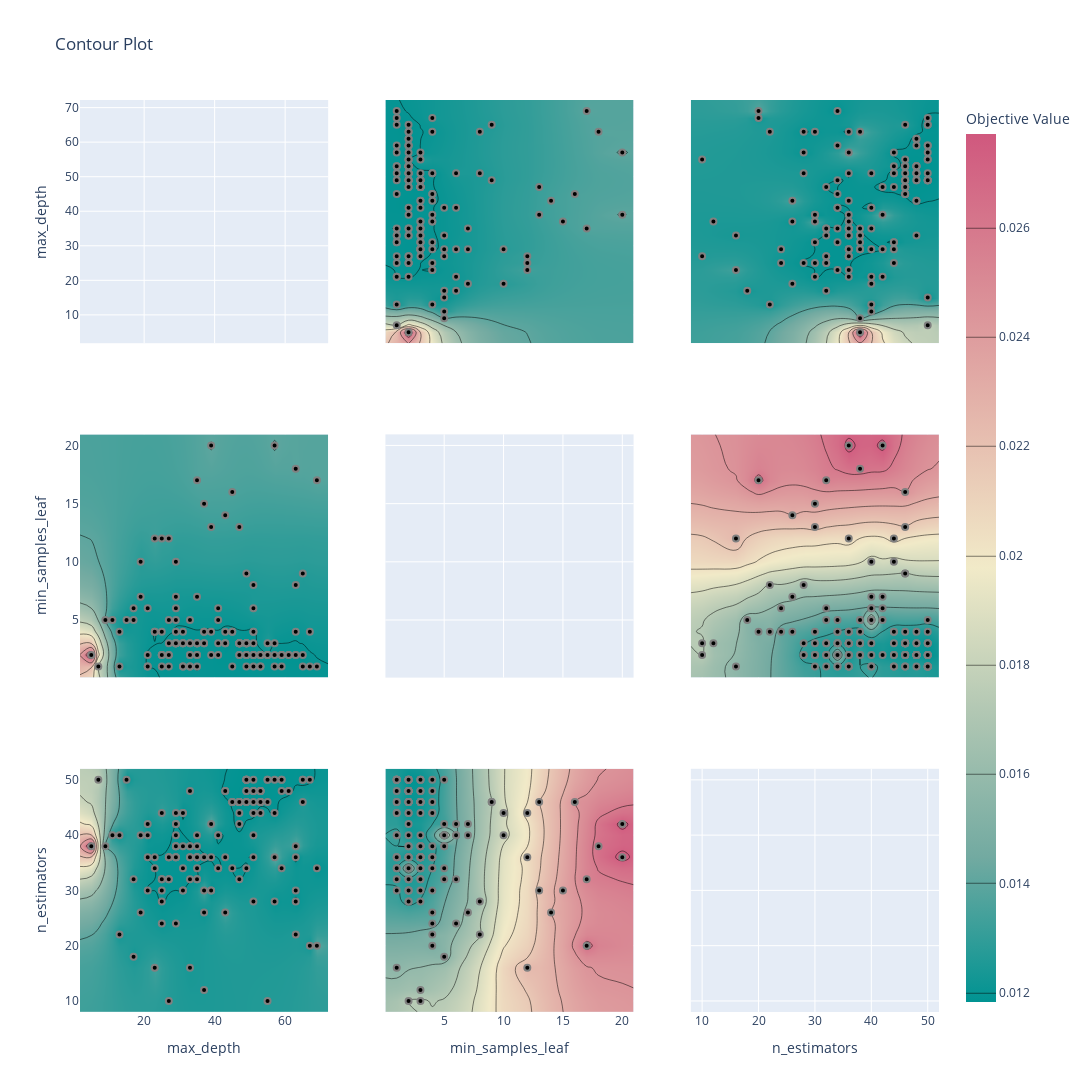

The cell this chart's notebook holds for it:
### Code cell
fig = vis.plot_contour(study, params=['max_depth', 'min_samples_leaf', 'n_estimators'])
fig.update_layout({"width":1200, "height":1200})
def update_colorscale(trace):
    try:
        trace["colorscale"]= "Tealrose"
        trace["reversescale"]= False
    except:
        pass
fig.for_each_trace(update_colorscale)

### Figure 1 — Plotly figure (JSON) as saved in the notebook; plotly's stock layout.template omitted (floating-point values rounded to 4 significant figures; data arrays with more than 128 entries replaced by an {"elided": "..."} marker saying what was removed)
{"data": [{"type": "scatter", "xaxis": "x", "yaxis": "y"}, {"colorbar": {"title": {"text": "Objective Value"}}, "colorscale": [[0, "rgb(0, 147, 146)"], [0.1667, "rgb(114, 170, 161)"], [0.3333, "rgb(177, 199, 179)"], [0.5, "rgb(241, 234, 200)"], [0.6667, "rgb(229, 185, 173)"], [0.8333, "rgb(217, 137, 148)"], [1, "rgb(208, 88, 126)"]], "connectgaps": true, "contours": {"coloring": "heatmap"}, "hoverinfo": "none", "line": {"smoothing": 1.3}, "reversescale": false, "showscale": true, "type": "contour", "x": [1.8, 5, 7, 9, 11, 13, 15, 17, 19, 21, 23, 25, 27, 29, 31, 33, 35, 37, 39, 41, 43, 45, 47, 49, 51, 53, 55, 57, 59, 61, 63, 65, 67, 69, 72.2], "xaxis": "x4", "y": [0.05, 1, 2, 3, 4, 5, 6, 7, 8, 9, 10, 12, 13, 14, 15, 16, 17, 18, 20, 20.95], "yaxis": "y4", "z": {"elided": "20x35 float values"}}, {"marker": {"color": "black", "line": {"color": "Gray", "width": 2}}, "mode": "markers", "name": "Feasible Trial", "showlegend": false, "type": "scatter", "x": {"elided": "150 int values"}, "xaxis": "x4", "y": {"elided": "150 int values"}, "yaxis": "y4"}, {"colorbar": {"title": {"text": "Objective Value"}}, "colorscale": [[0, "rgb(0, 147, 146)"], [0.1667, "rgb(114, 170, 161)"], [0.3333, "rgb(177, 199, 179)"], [0.5, "rgb(241, 234, 200)"], [0.6667, "rgb(229, 185, 173)"], [0.8333, "rgb(217, 137, 148)"], [1, "rgb(208, 88, 126)"]], "connectgaps": true, "contours": {"coloring": "heatmap"}, "hoverinfo": "none", "line": {"smoothing": 1.3}, "reversescale": false, "showscale": false, "type": "contour", "x": [1.8, 5, 7, 9, 11, 13, 15, 17, 19, 21, 23, 25, 27, 29, 31, 33, 35, 37, 39, 41, 43, 45, 47, 49, 51, 53, 55, 57, 59, 61, 63, 65, 67, 69, 72.2], "xaxis": "x7", "y": [8, 10, 12, 16, 18, 20, 22, 24, 26, 28, 30, 32, 34, 36, 38, 40, 42, 44, 46, 48, 50, 52], "yaxis": "y7", "z": {"elided": "22x35 float values"}}, {"marker": {"color": "black", "line": {"color": "Gray", "width": 2}}, "mode": "markers", "name": "Feasible Trial", "showlegend": false, "type": "scatter", "x": {"elided": "150 int values"}, "xaxis": "x7", "y": {"elided": "150 int values"}, "yaxis": "y7"}, {"colorbar": {"title": {"text": "Objective Value"}}, "colorscale": [[0, "rgb(0, 147, 146)"], [0.1667, "rgb(114, 170, 161)"], [0.3333, "rgb(177, 199, 179)"], [0.5, "rgb(241, 234, 200)"], [0.6667, "rgb(229, 185, 173)"], [0.8333, "rgb(217, 137, 148)"], [1, "rgb(208, 88, 126)"]], "connectgaps": true, "contours": {"coloring": "heatmap"}, "hoverinfo": "none", "line": {"smoothing": 1.3}, "reversescale": false, "showscale": false, "type": "contour", "x": [0.05, 1, 2, 3, 4, 5, 6, 7, 8, 9, 10, 12, 13, 14, 15, 16, 17, 18, 20, 20.95], "xaxis": "x2", "y": [1.8, 5, 7, 9, 11, 13, 15, 17, 19, 21, 23, 25, 27, 29, 31, 33, 35, 37, 39, 41, 43, 45, 47, 49, 51, 53, 55, 57, 59, 61, 63, 65, 67, 69, 72.2], "yaxis": "y2", "z": {"elided": "35x20 float values"}}, {"marker": {"color": "black", "line": {"color": "Gray", "width": 2}}, "mode": "markers", "name": "Feasible Trial", "showlegend": false, "type": "scatter", "x": {"elided": "150 int values"}, "xaxis": "x2", "y": {"elided": "150 int values"}, "yaxis": "y2"}, {"type": "scatter", "xaxis": "x5", "yaxis": "y5"}, {"colorbar": {"title": {"text": "Objective Value"}}, "colorscale": [[0, "rgb(0, 147, 146)"], [0.1667, "rgb(114, 170, 161)"], [0.3333, "rgb(177, 199, 179)"], [0.5, "rgb(241, 234, 200)"], [0.6667, "rgb(229, 185, 173)"], [0.8333, "rgb(217, 137, 148)"], [1, "rgb(208, 88, 126)"]], "connectgaps": true, "contours": {"coloring": "heatmap"}, "hoverinfo": "none", "line": {"smoothing": 1.3}, "reversescale": false, "showscale": false, "type": "contour", "x": [0.05, 1, 2, 3, 4, 5, 6, 7, 8, 9, 10, 12, 13, 14, 15, 16, 17, 18, 20, 20.95], "xaxis": "x8", "y": [8, 10, 12, 16, 18, 20, 22, 24, 26, 28, 30, 32, 34, 36, 38, 40, 42, 44, 46, 48, 50, 52], "yaxis": "y8", "z": {"elided": "22x20 float values"}}, {"marker": {"color": "black", "line": {"color": "Gray", "width": 2}}, "mode": "markers", "name": "Feasible Trial", "showlegend": false, "type": "scatter", "x": {"elided": "150 int values"}, "xaxis": "x8", "y": {"elided": "150 int values"}, "yaxis": "y8"}, {"colorbar": {"title": {"text": "Objective Value"}}, "colorscale": [[0, "rgb(0, 147, 146)"], [0.1667, "rgb(114, 170, 161)"], [0.3333, "rgb(177, 199, 179)"], [0.5, "rgb(241, 234, 200)"], [0.6667, "rgb(229, 185, 173)"], [0.8333, "rgb(217, 137, 148)"], [1, "rgb(208, 88, 126)"]], "connectgaps": true, "contours": {"coloring": "heatmap"}, "hoverinfo": "none", "line": {"smoothing": 1.3}, "reversescale": false, "showscale": false, "type": "contour", "x": [8, 10, 12, 16, 18, 20, 22, 24, 26, 28, 30, 32, 34, 36, 38, 40, 42, 44, 46, 48, 50, 52], "xaxis": "x3", "y": [1.8, 5, 7, 9, 11, 13, 15, 17, 19, 21, 23, 25, 27, 29, 31, 33, 35, 37, 39, 41, 43, 45, 47, 49, 51, 53, 55, 57, 59, 61, 63, 65, 67, 69, 72.2], "yaxis": "y3", "z": {"elided": "35x22 float values"}}, {"marker": {"color": "black", "line": {"color": "Gray", "width": 2}}, "mode": "markers", "name": "Feasible Trial", "showlegend": false, "type": "scatter", "x": {"elided": "150 int values"}, "xaxis": "x3", "y": {"elided": "150 int values"}, "yaxis": "y3"}, {"colorbar": {"title": {"text": "Objective Value"}}, "colorscale": [[0, "rgb(0, 147, 146)"], [0.1667, "rgb(114, 170, 161)"], [0.3333, "rgb(177, 199, 179)"], [0.5, "rgb(241, 234, 200)"], [0.6667, "rgb(229, 185, 173)"], [0.8333, "rgb(217, 137, 148)"], [1, "rgb(208, 88, 126)"]], "connectgaps": true, "contours": {"coloring": "heatmap"}, "hoverinfo": "none", "line": {"smoothing": 1.3}, "reversescale": false, "showscale": false, "type": "contour", "x": [8, 10, 12, 16, 18, 20, 22, 24, 26, 28, 30, 32, 34, 36, 38, 40, 42, 44, 46, 48, 50, 52], "xaxis": "x6", "y": [0.05, 1, 2, 3, 4, 5, 6, 7, 8, 9, 10, 12, 13, 14, 15, 16, 17, 18, 20, 20.95], "yaxis": "y6", "z": {"elided": "20x22 float values"}}, {"marker": {"color": "black", "line": {"color": "Gray", "width": 2}}, "mode": "markers", "name": "Feasible Trial", "showlegend": false, "type": "scatter", "x": {"elided": "150 int values"}, "xaxis": "x6", "y": {"elided": "150 int values"}, "yaxis": "y6"}, {"type": "scatter", "xaxis": "x9", "yaxis": "y9"}], "layout": {"height": 1200, "title": {"text": "Contour Plot"}, "width": 1200, "xaxis": {"anchor": "y", "domain": [0, 0.2889], "matches": "x7", "range": [1.8, 72.2], "showticklabels": false}, "xaxis2": {"anchor": "y2", "domain": [0.3556, 0.6444], "matches": "x8", "range": [0.05, 20.95], "showticklabels": false}, "xaxis3": {"anchor": "y3", "domain": [0.7111, 1], "matches": "x9", "range": [8, 52], "showticklabels": false}, "xaxis4": {"anchor": "y4", "domain": [0, 0.2889], "matches": "x7", "range": [1.8, 72.2], "showticklabels": false}, "xaxis5": {"anchor": "y5", "domain": [0.3556, 0.6444], "matches": "x8", "range": [0.05, 20.95], "showticklabels": false}, "xaxis6": {"anchor": "y6", "domain": [0.7111, 1], "matches": "x9", "range": [8, 52], "showticklabels": false}, "xaxis7": {"anchor": "y7", "domain": [0, 0.2889], "range": [1.8, 72.2], "title": {"text": "max_depth"}}, "xaxis8": {"anchor": "y8", "domain": [0.3556, 0.6444], "range": [0.05, 20.95], "title": {"text": "min_samples_leaf"}}, "xaxis9": {"anchor": "y9", "domain": [0.7111, 1], "range": [8, 52], "title": {"text": "n_estimators"}}, "yaxis": {"anchor": "x", "domain": [0.7333, 1], "range": [1.8, 72.2], "title": {"text": "max_depth"}}, "yaxis2": {"anchor": "x2", "domain": [0.7333, 1], "matches": "y", "range": [1.8, 72.2], "showticklabels": false}, "yaxis3": {"anchor": "x3", "domain": [0.7333, 1], "matches": "y", "range": [1.8, 72.2], "showticklabels": false}, "yaxis4": {"anchor": "x4", "domain": [0.3667, 0.6333], "range": [0.05, 20.95], "title": {"text": "min_samples_leaf"}}, "yaxis5": {"anchor": "x5", "domain": [0.3667, 0.6333], "matches": "y4", "range": [0.05, 20.95], "showticklabels": false}, "yaxis6": {"anchor": "x6", "domain": [0.3667, 0.6333], "matches": "y4", "range": [0.05, 20.95], "showticklabels": false}, "yaxis7": {"anchor": "x7", "domain": [0, 0.2667], "range": [8, 52], "title": {"text": "n_estimators"}}, "yaxis8": {"anchor": "x8", "domain": [0, 0.2667], "matches": "y7", "range": [8, 52], "showticklabels": false}, "yaxis9": {"anchor": "x9", "domain": [0, 0.2667], "matches": "y7", "range": [8, 52], "showticklabels": false}}}
